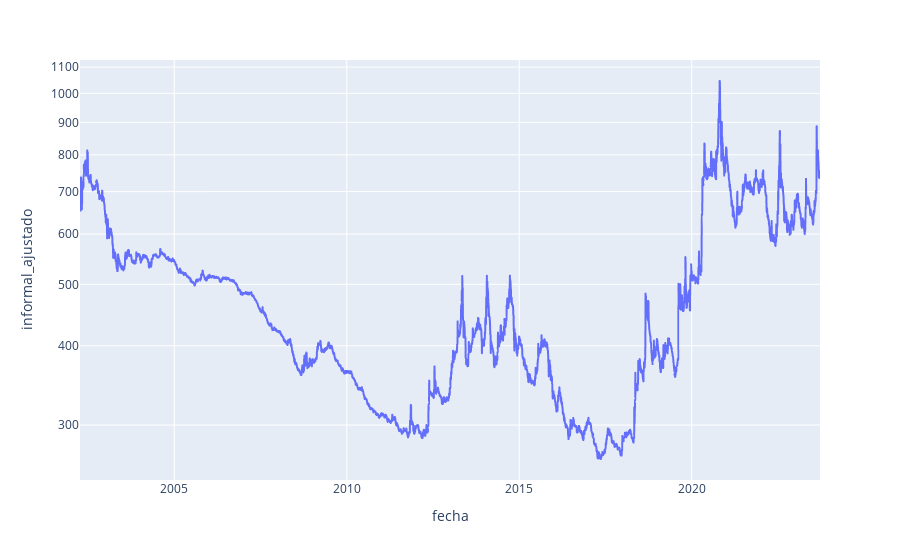

The cell this chart's notebook holds for it:
### Code cell
px.line(df.reset_index(), x='fecha', y='informal_ajustado', hover_data=['venta_informal'], log_y=True)

### Figure 1 — Plotly figure (JSON) as saved in the notebook; plotly's stock layout.template omitted (floating-point values rounded to 4 significant figures; data arrays with more than 128 entries replaced by an {"elided": "..."} marker saying what was removed)
{"data": [{"customdata": {"elided": "7835x1 float values"}, "hovertemplate": "fecha=%{x}<br>informal_ajustado=%{y}<br>venta_informal=%{customdata[0]}<extra></extra>", "legendgroup": "", "line": {"color": "#636efa", "dash": "solid"}, "marker": {"symbol": "circle"}, "mode": "lines", "name": "", "showlegend": false, "type": "scattergl", "x": {"elided": "7835 str values"}, "xaxis": "x", "y": {"elided": "7835 float values"}, "yaxis": "y"}], "layout": {"legend": {"tracegroupgap": 0}, "margin": {"t": 60}, "xaxis": {"anchor": "y", "domain": [0, 1], "title": {"text": "fecha"}}, "yaxis": {"anchor": "x", "domain": [0, 1], "title": {"text": "informal_ajustado"}, "type": "log"}}}
